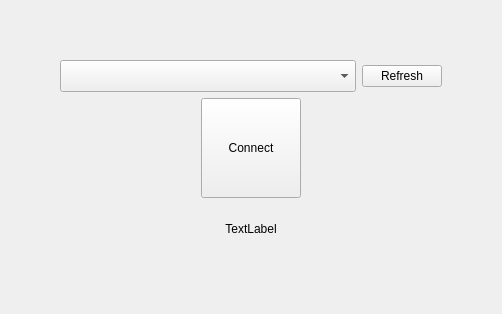
         <widget class="QWidget" name="Connect">
          <layout class="QGridLayout" name="gridLayout">
           <item row="1" column="0">
            <spacer name="horizontalSpacer_5">
             <property name="orientation">
              <enum>Qt::Horizontal</enum>
             </property>
             <property name="sizeHint" stdset="0">
              <size>
               <width>40</width>
               <height>20</height>
              </size>
             </property>
            </spacer>
           </item>
           <item row="2" column="1">
            <spacer name="verticalSpacer_8">
             <property name="orientation">
              <enum>Qt::Vertical</enum>
             </property>
             <property name="sizeHint" stdset="0">
              <size>
               <width>20</width>
               <height>40</height>
              </size>
             </property>
            </spacer>
           </item>
           <item row="1" column="2">
            <spacer name="horizontalSpacer_6">
             <property name="orientation">
              <enum>Qt::Horizontal</enum>
             </property>
             <property name="sizeHint" stdset="0">
              <size>
               <width>40</width>
               <height>20</height>
              </size>
             </property>
            </spacer>
           </item>
           <item row="0" column="1">
            <spacer name="verticalSpacer_9">
             <property name="orientation">
              <enum>Qt::Vertical</enum>
             </property>
             <property name="sizeHint" stdset="0">
              <size>
               <width>20</width>
               <height>40</height>
              </size>
             </property>
            </spacer>
           </item>
           <item row="1" column="1">
            <widget class="QFrame" name="fConnect">
             <property name="minimumSize">
              <size>
               <width>400</width>
               <height>0</height>
              </size>
             </property>
             <layout class="QVBoxLayout" name="verticalLayout_25">
              <item>
               <widget class="QFrame" name="frame">
                <property name="minimumSize">
                 <size>
                  <width>0</width>
                  <height>32</height>
                 </size>
                </property>
                <property name="frameShape">
                 <enum>QFrame::NoFrame</enum>
                </property>
                <property name="frameShadow">
                 <enum>QFrame::Raised</enum>
                </property>
                <layout class="QHBoxLayout" name="horizontalLayout_13">
                 <property name="leftMargin">
                  <number>0</number>
                 </property>
                 <property name="topMargin">
                  <number>0</number>
                 </property>
                 <property name="rightMargin">
                  <number>0</number>
                 </property>
                 <property name="bottomMargin">
                  <number>0</number>
                 </property>
                 <item>
                  <widget class="QComboBox" name="serialPortSelection">
                   <property name="sizePolicy">
                    <sizepolicy hsizetype="Expanding" vsizetype="Maximum">
                     <horstretch>0</horstretch>
                     <verstretch>0</verstretch>
                    </sizepolicy>
                   </property>
                   <property name="minimumSize">
                    <size>
                     <width>0</width>
                     <height>32</height>
                    </size>
                   </property>
                   <property name="maximumSize">
                    <size>
                     <width>16777215</width>
                     <height>32</height>
                    </size>
                   </property>
                   <property name="baseSize">
                    <size>
                     <width>0</width>
                     <height>32</height>
                    </size>
                   </property>
                  </widget>
                 </item>
                 <item>
                  <widget class="QPushButton" name="butRefresh">
                   <property name="sizePolicy">
                    <sizepolicy hsizetype="Preferred" vsizetype="Fixed">
                     <horstretch>0</horstretch>
                     <verstretch>0</verstretch>
                    </sizepolicy>
                   </property>
                   <property name="baseSize">
                    <size>
                     <width>50</width>
                     <height>0</height>
                    </size>
                   </property>
                   <property name="text">
                    <string>Refresh</string>
                   </property>
                  </widget>
                 </item>
                </layout>
               </widget>
              </item>
              <item alignment="Qt::AlignHCenter">
               <widget class="QPushButton" name="buttonConnect">
                <property name="sizePolicy">
                 <sizepolicy hsizetype="Maximum" vsizetype="Preferred">
                  <horstretch>0</horstretch>
                  <verstretch>0</verstretch>
                 </sizepolicy>
                </property>
                <property name="minimumSize">
                 <size>
                  <width>100</width>
                  <height>100</height>
                 </size>
                </property>
                <property name="baseSize">
                 <size>
                  <width>0</width>
                  <height>30</height>
                 </size>
                </property>
                <property name="text">
                 <string>Connect</string>
                </property>
               </widget>
              </item>
              <item alignment="Qt::AlignHCenter">
               <widget class="QLabel" name="labelConnection">
                <property name="minimumSize">
                 <size>
                  <width>100</width>
                  <height>50</height>
                 </size>
                </property>
                <property name="maximumSize">
                 <size>
                  <width>100</width>
                  <height>16777215</height>
                 </size>
                </property>
                <property name="baseSize">
                 <size>
                  <width>0</width>
                  <height>30</height>
                 </size>
                </property>
                <property name="text">
                 <string>TextLabel</string>
                </property>
                <property name="alignment">
                 <set>Qt::AlignCenter</set>
                </property>
               </widget>
              </item>
             </layout>
            </widget>
           </item>
          </layout>
         </widget>
